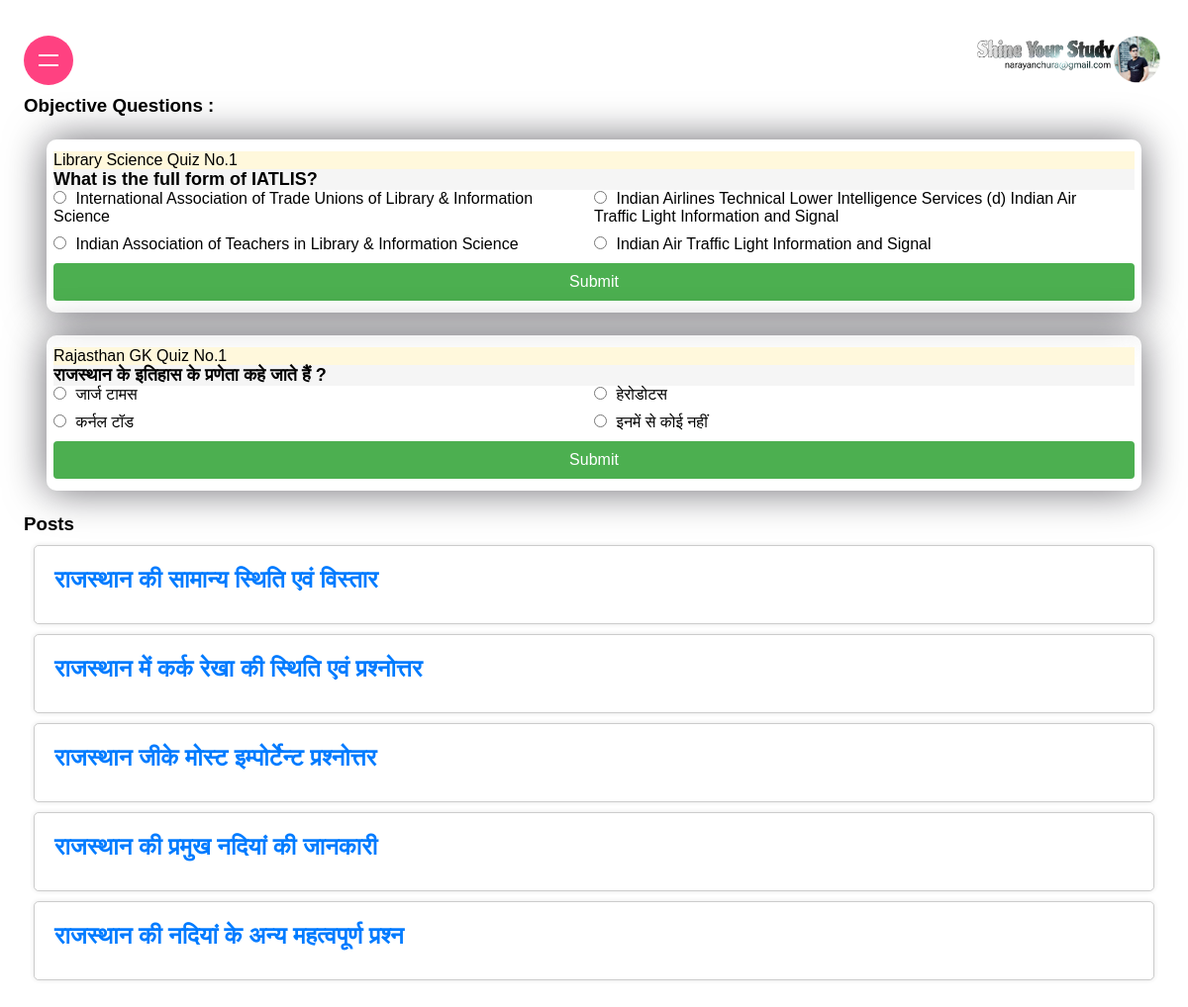
Before: / with the older database file.
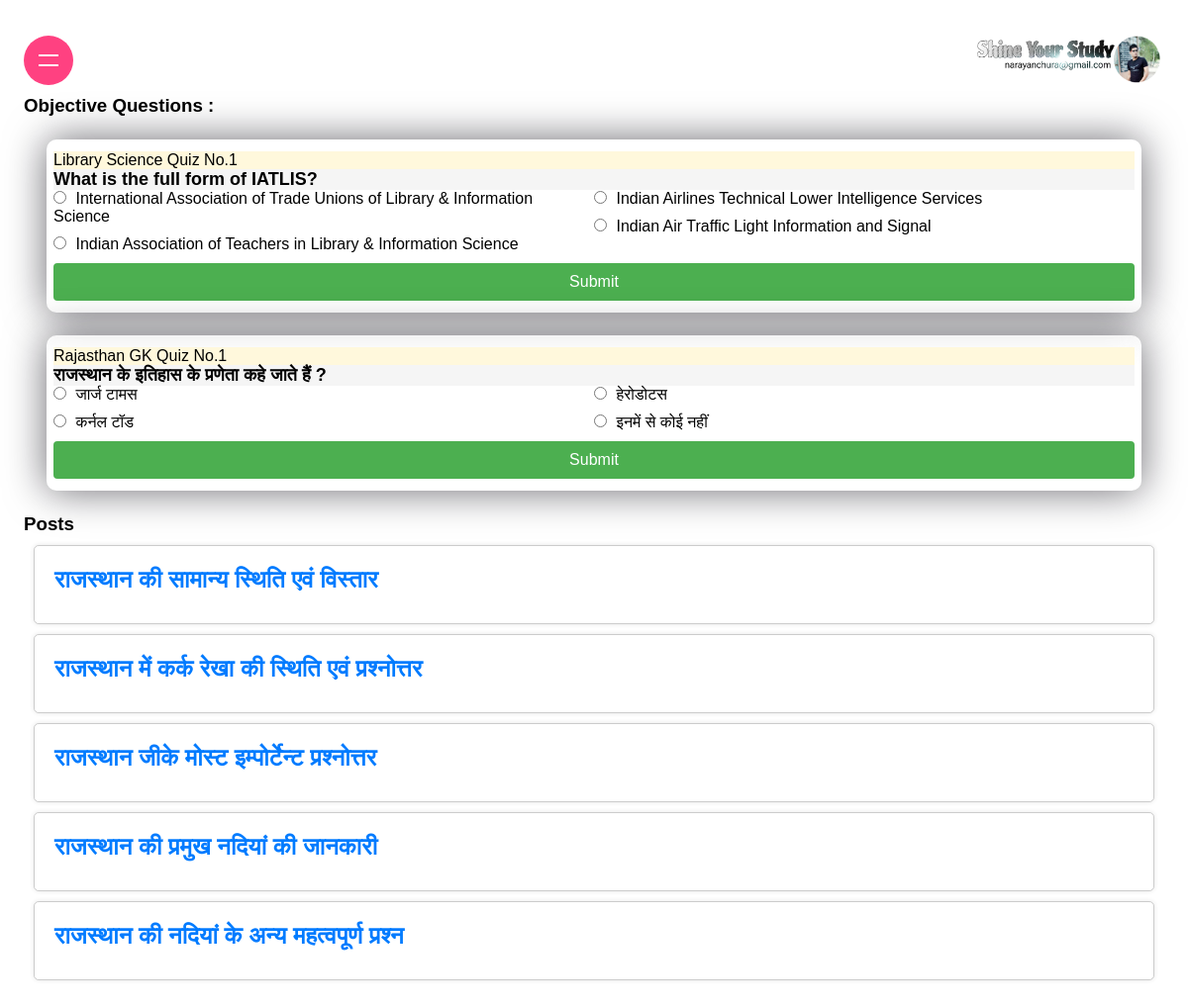
After: the same page with the newer database file.
### myapp/models.py (models this page shows, shortened)
class library(models.Model):
    que = models.CharField(max_length=300)
    a = models.CharField(max_length=300)
    b = models.CharField(max_length=300)
    c = models.CharField(max_length=300)
    d = models.CharField(max_length=300)
    ans = models.CharField(max_length=300)

class Question(models.Model):
    que = models.CharField(max_length=120)
    a = models.CharField(max_length=20)
    b = models.CharField(max_length=20)
    c = models.CharField(max_length=20)
    d = models.CharField(max_length=20)
    ans = models.CharField(max_length=20)

class Post(models.Model):
    name = models.CharField(max_length=100)
    comment = models.CharField(max_length=1000)

### myapp/views.py (the view)
def home(request):
    lib = library.objects.all()
    post = Post.objects.all()
    ans = Question.objects.all()
    z = 1
    a = ans[0]
    l = lib[0]
    return render(request, "myapp/home.html", { "post": post, "z": z, "a": a, "lib":lib, "l": l } )

### myapp/templates/myapp/home.html (shortened to what this page needs)
{% extends 'myapp/layout.html' %}
{% block body %}
    <h3>Objective Questions :</h3>
    <form action="/libra/{{z}}" method="post">
        <p style="background-color: cornsilk;">Library Science Quiz No.{{ l.id }}</p>
        <h4 style="background-color: whitesmoke; font-size: large;">{{ l.que }}</h4>
        <div class="options-container">
            <div class="column">
                <label>
                    <input type="radio" name="a" value="{{l.a}}">
                    {{l.a}}
                </label>
                <label>
                    <input type="radio" name="a" value="{{l.b}}">
                    {{l.b}}
                </label>
            </div>
            <div class="column">
                <label>
                    <input type="radio" name="a" value="{{l.c}}">
                    {{l.c}}
                </label>
                <label>
                    <input type="radio" name="a" value="{{l.d}}">
                    {{l.d}}
                </label>
            </div>
        </div>
        <input type="submit" value="Submit">
    </form>
    <form action="/react/{{z}}" method="post">
        <p style="background-color: cornsilk;">Rajasthan GK Quiz No.{{ a.id }}</p>
        <h4 style="background-color: whitesmoke; font-size: large;">{{ a.que }}</h4>
        <div class="options-container">
            <div class="column">
                <label>
                    <input type="radio" name="a" value="{{a.a}}">
                    {{a.a}}
                </label>
                <label>
                    <input type="radio" name="a" value="{{a.b}}">
                    {{a.b}}
                </label>
            </div>
            <div class="column">
                <label>
                    <input type="radio" name="a" value="{{a.c}}">
                    {{a.c}}
                </label>
                <label>
                    <input type="radio" name="a" value="{{a.d}}">
                    {{a.d}}
                </label>
            </div>
        </div>
        <input type="submit" value="Submit">
    </form>
    <h3>Posts</h3>
    {% for posts in post %}
    <a style="text-decoration: none;" href="/post/{{posts.id}}"><div class="post">
        <h2>{{ posts.name }}</h2>
    </div></a>
    {% endfor %}
{% endblock %}

### myapp/templates/myapp/layout.html (shortened to what this page needs)
<!DOCTYPE html>
<html lang="en">
<head>
</head>
<body>
    <div style="margin-top: 1%;" >
        <div class="div_nav">
            <ul class="navigation">
                <span class="toggleMenu"></span>
            </ul>
        </div>
    </div>
    <div class="head">
        <a href="/"><img src="/media/images/logo.png" alt="logo"></a>
    </div>
    {% block body %}{% endblock %}
</body>
</html>

### myapp/templates/myapp/layout.html (style rules this page uses)
* { margin: 0; padding: 0; box-sizing: border-box; font-family: sans-serif; }
body { margin: 1%; padding: 1%; }
.div_nav { display: flex; justify-content: flex-start; height: fit-content; margin-bottom: -40px; position: absolute; z-index: 2; }
.navigation { width: 50px; height: 50px; border-radius: 60px; display: flex; flex-direction: column; justify-content: flex-start; align-items: start; transition: 0.5s; transition-delay: 0.5s; }
.navigation .toggleMenu { position: fixed; display: flex; justify-content: center; align-items: center; width: 50px; height: 50px; background: #ff4181; border-radius: 50%; transition: 0.5s; transition-delay: 0.5s; cursor: pointer; }
.navigation .toggleMenu::before { content: ''; position: absolute; width: 20px; height: 2px; background: #fff; transform: translateY(-5px); transition: 0.5s; transition-delay: 0.5s; }
.navigation .toggleMenu::after { content: ''; position: absolute; width: 20px; height: 2px; background: #fff; transform: translateY(5px); transition: 0.5s; transition-delay: 0.5s; }
form { margin: 2%; background-color: rgba(255, 255, 255, 0.07); border-radius: 10px; backdrop-filter: blur(10px); border: 2px solid rgba(255, 255, 255, 0.1); box-shadow: 0 0 40px rgba(8, 7, 16, 0.6); padding: 10px 5px; }
.options-container { display: flex; justify-content: space-between; }
.column { flex: 1; margin-right: 20px; }
input[type="radio"] { margin-right: 5px; }
label { display: block; margin-bottom: 10px; }
input[type="submit"] { width: 100%; padding: 10px 15px; font-size: 16px; background-color: #4CAF50; color: #fff; border: none; border-radius: 4px; cursor: pointer; transition: background-color 0.3s ease; }
.post { background-color: #fff; border: 1px solid #ccc; border-radius: 5px; padding: 20px; margin: 10px; box-shadow: 0 0 5px rgba(0, 0, 0, 0.1); }
.post h2 { color: #007bff; margin-bottom: 10px; }
.head { margin-bottom: 10px; display: flex; width: 100%; height: 50px; justify-content: flex-end; }
.head a { display: flex; max-width: 100%; max-height: 100%; }

Changed rows visible on the page:
changed library "What is the full form of IATLIS?": c "Indian Airlines Technical Lower Intelligence Services (d) Indian Air Traffic Light Information and Signal" → "Indian Airlines Technical Lower Intelligence Services"
